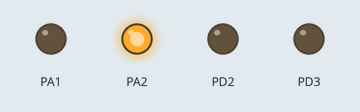
Recording of a program running on a simulated ATmega16, built with avr-gcc and emulated at 8 MHz. Parts: output pins drawn as LEDs (lit = HIGH).

Above: at 0.5 s.
At 1.5 s:
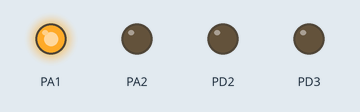
At 2.5 s:
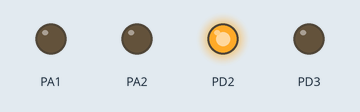
At 3.5 s:
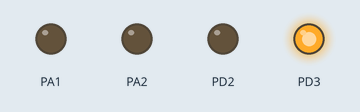
At 4.5 s:
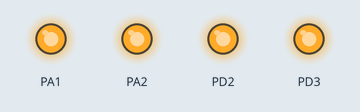
At 5.5 s:
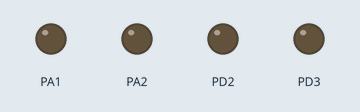
Timing chart, 0 to 7.8 s (numbered marks = the images above):
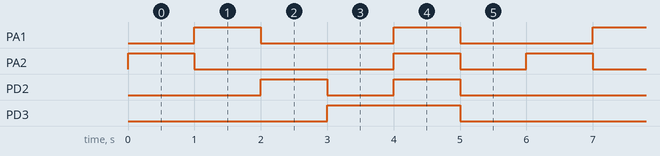

Measured:
- by itself, PA1: alternates HIGH for 1.0 s and LOW for 2.0 s
- by itself, PA2: repeats every 6.0 s: LOW 3.0 s, HIGH 1.0 s, LOW 1.0 s, HIGH 1.0 s
- by itself, PD2: repeats every 6.0 s: LOW 1.0 s, HIGH 1.0 s, LOW 3.0 s, HIGH 1.0 s
- by itself, PD3: alternates HIGH for 2.0 s and LOW for 4.0 s

The program:

main.c
```c
/*
 * GccApplication1.c
 *
 * Created: 10/16/2022 10:27:17 AM
 * Author : Mohamed
 */
#define F_CPU 8000000UL
#include <avr/io.h>
#include <util/delay.h>

int main(void)
{
	DDRA=0b00000110;		//0b11111111  //0xFF or be specific and output the pins needed only
	DDRD=0b00001100;		//0b11111111  //0xFF		,,	,,	,,	,,	,,	,,	,,	,,	,,

	PORTA=0x00;		//low all pins
	PORTD=0x00;		//low all pins

    while (1)
    {
		PORTA = DDRA & (1<<2);		//PORTA |= (1<<PINA2);		//PORTA = (1<<2);
		PORTD = 0x00;
		_delay_ms(1000);
		PORTA = DDRA & (1<<1);		//PORTA |= (1<<PINA1);		//PORTA = (1<<1);
		_delay_ms(1000);
		PORTA = 0x00;
		PORTD = DDRD & (1<<2);
		_delay_ms(1000);
		PORTD = DDRD & (1<<3);
		_delay_ms(1000);
		PORTA = 0x0F;
		PORTD = 0x0F;
		_delay_ms(1000);
		PORTA = 0x00;
		PORTD = 0x00;
		_delay_ms(1000);

    }
}
/*
	LEDs L 1 to L 4 shall toggle by the following sequence
	1.
		L 1 is ON others OFF, then L 2 is ON others OFF, then L 3 is ON others OFF, then L 4 is ON others OFF
	2.
		All LEDS are ON
	3.
		All LEDS are OFF
	4.
		Each step have a delay of 1 sec
	5.
		Repeat
*/
```
